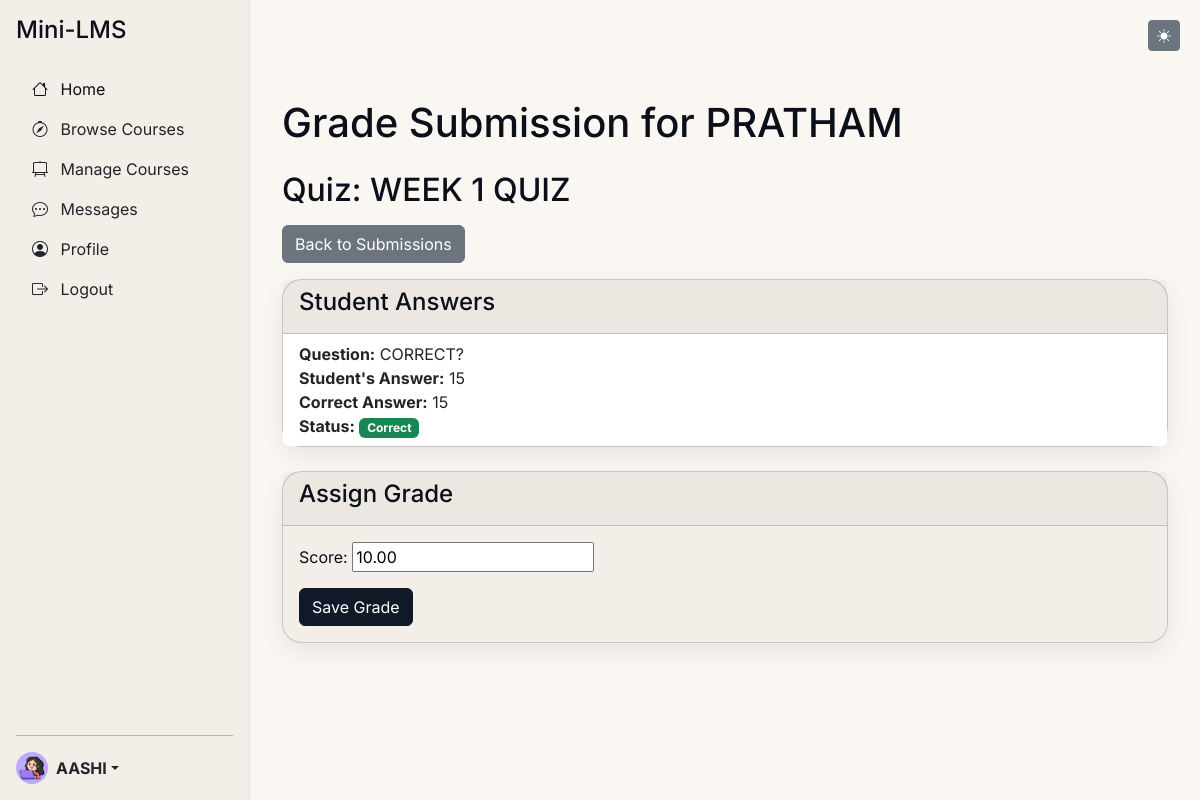
/quizzes/submission/1/grade/ (signed in), run on the app's committed database.
### users/models.py (models this page shows, shortened)
class User(AbstractUser):
    ROLE_CHOICES = (
        ('INSTRUCTOR', 'Instructor'),
        ('STUDENT', 'Student'),
    )
    role = models.CharField(max_length=10, choices=ROLE_CHOICES, default='STUDENT')
    profile_photo = models.ImageField(upload_to='profile_photos/', null=True, blank=True)
    bio = models.TextField(max_length=500, blank=True)
    created_at = models.DateTimeField(auto_now_add=True)

### quizzes/models.py (models this page shows, shortened)
class QuizSubmission(models.Model):
    quiz_lecture = models.ForeignKey(QuizLecture, on_delete=models.CASCADE, related_name='submissions')
    student = models.ForeignKey(User, on_delete=models.CASCADE, related_name='quiz_submissions')
    submitted_at = models.DateTimeField(auto_now_add=True)

class Answer(models.Model):
    submission = models.ForeignKey(QuizSubmission, on_delete=models.CASCADE, related_name='answers')
    question = models.ForeignKey(Question, on_delete=models.CASCADE)
    selected_option_index = models.PositiveIntegerField()

class Question(models.Model):
    quiz = models.ForeignKey(QuizLecture, on_delete=models.CASCADE, related_name='questions')
    text = models.TextField()
    options = models.JSONField() # JSON array of strings
    correct_index = models.PositiveIntegerField() # Index of the correct option in the options array

class Grade(models.Model):
    submission = models.OneToOneField(QuizSubmission, on_delete=models.CASCADE, related_name='grade')
    teacher = models.ForeignKey(User, on_delete=models.CASCADE, related_name='assigned_grades')
    score = models.DecimalField(max_digits=5, decimal_places=2, null=True, blank=True)
    graded_at = models.DateTimeField(auto_now_add=True)

### lectures/models.py (models this page shows, shortened)
class QuizLecture(models.Model):
    lecture = models.OneToOneField(Lecture, on_delete=models.CASCADE, primary_key=True, related_name='quiz_lecture')
    start_date = models.DateTimeField(default=timezone.now, help_text="When the quiz becomes available")
    end_date = models.DateTimeField(default=timezone.now, help_text="When the quiz closes")
    duration = models.PositiveIntegerField(default=30, help_text="Duration in minutes")

class Lecture(models.Model):
    LECTURE_TYPES = (
        ('QUIZ', 'Quiz'),
        ('VIDEO', 'Video'),
        ('PDF', 'PDF'),
    )
    course = models.ForeignKey(Course, on_delete=models.CASCADE, related_name='lectures')
    title = models.CharField(max_length=200)
    type = models.CharField(max_length=10, choices=LECTURE_TYPES)
    order_index = models.PositiveIntegerField()
    class Meta:
        ordering = ['order_index']
        unique_together = ('course', 'order_index')

### quizzes/views.py (the view)
# urls.py: path('submission/<int:submission_pk>/grade/', views.grade_submission, name='grade_submission'),
@login_required
@instructor_required
def grade_submission(request, submission_pk):
    submission = get_object_or_404(QuizSubmission, pk=submission_pk, quiz_lecture__lecture__course__instructor=request.user)
    answers = Answer.objects.filter(submission=submission)
    try:
        grade = submission.grade
    except Grade.DoesNotExist:
        grade = None
    if request.method == 'POST':
        form = GradeForm(request.POST, instance=grade)
        if form.is_valid():
            new_grade = form.save(commit=False)
            new_grade.submission = submission
            new_grade.teacher = request.user
            new_grade.save()
            messages.success(request, 'Grade assigned successfully!')
            return redirect('quiz_submissions_list', lecture_pk=submission.quiz_lecture.lecture.pk)
        else:
            messages.error(request, 'Error assigning grade.')
    else:
        form = GradeForm(instance=grade)
    context = {
        'submission': submission,
        'answers': answers,
        'form': form,
        'grade': grade,
    }
    return render(request, 'quizzes/teacher/grade_submission.html', context)

### quizzes/forms.py
class GradeForm(forms.ModelForm):
    class Meta:
        model = Grade
        fields = ('score',)

### quizzes/templatetags/quiz_filters.py (called while the page is built)
@register.filter
def get_item(lst, index):
    try:
        return lst[index]
    except (IndexError, TypeError):
        return None

### templates/quizzes/teacher/grade_submission.html (shortened to what this page needs)
{% extends 'base.html' %}
{% load quiz_filters %}
{% block content %}
<div class="container mt-5">
    <h1 class="mb-4">Grade Submission for {{ submission.student.username }}</h1>
    <h2 class="mb-3">Quiz: {{ submission.quiz_lecture.lecture.title }}</h2>
    <a href="{% url 'quiz_submissions_list' lecture_pk=submission.quiz_lecture.lecture.pk %}" class="btn btn-secondary mb-3">Back to Submissions</a>
    <div class="card mb-4">
        <div class="card-header">
            <h4>Student Answers</h4>
        </div>
        <ul class="list-group list-group-flush">
            {% for answer in answers %}
                <li class="list-group-item">
                    <strong>Question:</strong> {{ answer.question.text }}<br>
                    <strong>Student's Answer:</strong> {{ answer.question.options|get_item:answer.selected_option_index }}<br>
                    <strong>Correct Answer:</strong> {{ answer.question.options|get_item:answer.question.correct_index }}<br>
                    <strong>Status:</strong>
                    {% if answer.selected_option_index == answer.question.correct_index %}
                        <span class="badge bg-success">Correct</span>
                    {% else %}
                        <span class="badge bg-danger">Incorrect</span>
                    {% endif %}
                </li>
            {% endfor %}
        </ul>
    </div>
    <div class="card">
        <div class="card-header">
            <h4>Assign Grade</h4>
        </div>
        <div class="card-body">
            <form method="post">
                {{ form.as_p }}
                <button type="submit" class="btn btn-primary">Save Grade</button>
            </form>
        </div>
    </div>
</div>
{% endblock %}

### templates/partials/sidebar.html (shortened to what this page needs)
<nav class="sidebar d-flex flex-column p-3 bg-light vh-100 position-fixed" style="width: 250px;">
    <h4 class="mb-4">Mini-LMS</h4>
    <ul class="nav nav-pills flex-column mb-auto">
        <li class="nav-item">
            {% if request.user.is_authenticated %}
                {% if request.user.role == 'STUDENT' %}
                    <a href="{% url 'student_dashboard' %}" class="nav-link {% if request.resolver_match.url_name == 'student_dashboard' %}active{% endif %}" aria-current="page">
                        <i class="bi bi-house me-2"></i> Home
                    </a>
                {% elif request.user.role == 'INSTRUCTOR' %}
                    <a href="{% url 'instructor_dashboard' %}" class="nav-link {% if request.resolver_match.url_name == 'instructor_dashboard' %}active{% endif %}" aria-current="page">
                        <i class="bi bi-house me-2"></i> Home
                    </a>
                {% else %}
                     <a href="{% url 'course-list-public' %}" class="nav-link {% if request.resolver_match.url_name == 'course-list-public' %}active{% endif %}" aria-current="page">
                        <i class="bi bi-house me-2"></i> Home
                    </a>
                {% endif %}
            {% else %}
                <a href="{% url 'course-list-public' %}" class="nav-link {% if request.resolver_match.url_name == 'course-list-public' %}active{% endif %}" aria-current="page">
                    <i class="bi bi-house me-2"></i> Home
                </a>
            {% endif %}
        </li>
        <li>
            <a href="{% url 'course-list-public' %}" class="nav-link link-dark {% if request.resolver_match.url_name == 'course-list-public' %}active{% endif %}">
                <i class="bi bi-compass me-2"></i> Browse Courses
            </a>
        </li>
        {% if request.user.is_authenticated %}
            {% if request.user.role == 'STUDENT' %}
                <li>
                    <a href="{% url 'student_dashboard' %}" class="nav-link link-dark {% if request.resolver_match.url_name == 'student_dashboard' %}active{% endif %}">
                        <i class="bi bi-book me-2"></i> My Courses
                    </a>
                </li>
            {% elif request.user.role == 'INSTRUCTOR' %}
                <li>
                    <a href="{% url 'instructor_dashboard' %}" class="nav-link link-dark {% if request.resolver_match.url_name == 'instructor_dashboard' %}active{% endif %}">
                        <i class="bi bi-easel2 me-2"></i> Manage Courses
                    </a>
                </li>
            {% endif %}
            <li>
                <a href="{% url 'messages_list' %}" class="nav-link link-dark {% if 'messages' in request.resolver_match.url_name %}active{% endif %}">
                    <i class="bi bi-chat-dots me-2"></i> Messages
                </a>
            </li>
            <li>
                <a href="{% url 'profile_view' %}" class="nav-link link-dark {% if 'profile' in request.resolver_match.url_name %}active{% endif %}">
                    <i class="bi bi-person-circle me-2"></i> Profile
                </a>
            </li>
            <li>
                <a href="{% url 'logout' %}" class="nav-link link-dark">
                    <i class="bi bi-box-arrow-right me-2"></i> Logout
                </a>
            </li>
        {% endif %}
    </ul>
    <hr>
    <div class="dropdown">
        <a href="#" class="d-flex align-items-center link-dark text-decoration-none dropdown-toggle" id="dropdownUser2" data-bs-toggle="dropdown" aria-expanded="false">
            {% if request.user.is_authenticated %}
                {% if request.user.profile_photo %}
                    <img src="{{ request.user.profile_photo.url }}" alt="{{ request.user.username }}" width="32" height="32" class="rounded-circle me-2" style="object-fit: cover;">
                {% else %}
                    <img src="https://www.gravatar.com/avatar/?d=mp" alt="{{ request.user.username }}" width="32" height="32" class="rounded-circle me-2">
                {% endif %}
                <strong>{{ request.user.username }}</strong>
            {% else %}
                <img src="https://www.gravatar.com/avatar/?d=mp" alt="Guest" width="32" height="32" class="rounded-circle me-2">
                <strong>Guest</strong>
            {% endif %}
        </a>
    </div>
</nav>

### static/css/style.css (style rules this page uses)
body { background-color: var(--bg); color: var(--text); font-family: var(--font-sans); }
.sidebar { width: 250px; flex-shrink: 0; background-color: var(--surface) !important; border-right: 1px solid var(--chip); color: var(--text); transition: transform 0.3s ease; }
.sidebar .nav-link { color: var(--text); }
.card { border-radius: var(--radius-lg); box-shadow: var(--shadow-soft); background-color: var(--surface); color: var(--text); }
.btn-primary { background-color: var(--primary); border-color: var(--primary); }

### templates/base.html (style rules this page uses)
:root { --font-sans: "Inter", ui-sans-serif, system-ui, -apple-system, "Segoe UI", Roboto, Arial, "Noto Sans", "Apple Color Emoji", "Segoe UI Emoji"; --radius-lg: 20px; --shadow-soft: 0 8px 24px rgba(0,0,0,.08); --bg: #FAF7F2; --surface: #F3EEE8; --text: #0B0F19; --muted: #6B7280; --primary: #111827; --chip: #E9E4DE; --card-pink: #F6D5D8; --card-yellow: #FBE5B2; --card-mint: #D5F2E6; --card-lilac: #E4E2FF; }

### data on the page
User: user.profile_photo (picture), user.username "AASHI"
QuizSubmission: student.username "PRATHAM", quiz_lecture.lecture "WEEK 1 QUIZ"
Answer: question.text "CORRECT?", question.options|get_item "15", shows "Correct"
Grade: score "10.00"
